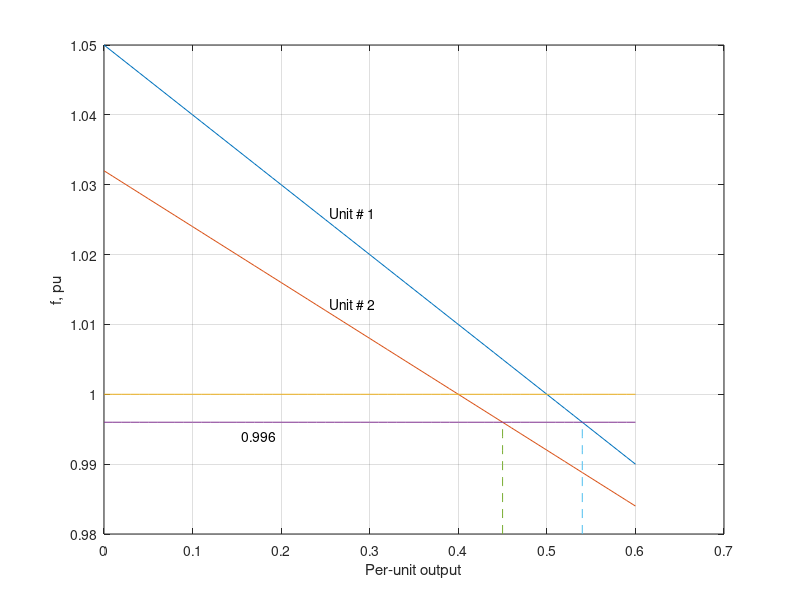

Write the MATLAB code that produced this figure.
SB=1000;
f0=60; P01=500/SB; P02=400/SB;
R1 = SB/600*0.06;
R2 = SB/500*0.04;
DPL= 90/SB;
disp('(a) D = 0')
Dw = -DPL/(1/R1+1/R2)
Df = Dw*f0, f=f0+Df
DP1=-Dw/R1;
DP2=-Dw/R2;
P1=(P01+DP1)*SB
P2=(P02+DP2)*SB
disp('Graphical demonstration')
%P=0.2:0.01:0.6;
P=0:0.01:0.6;

f1=-0.10*P+1.050;
f2=-0.08*P+1.032;
f0g=ones(1, length(P));
fg =0.996*ones(1, length(P));
y=0.98:.001:0.996;
P1g=0.45*ones(1, length(y));
P2g=0.54*ones(1, length(y));
plot(P, f1, P, f2, P, f0g, P, fg, P1g, y,'--', P2g, y,'--'), grid
xlabel('Per-unit output'), ylabel('f, pu')
text(0.255, 1.026,'Unit # 1')
text(0.255, 1.013,'Unit # 2')
text(0.155, 0.994,'0.996')
disp('(b) D= 1.5')
D=1.5;
Dw = -DPL/(1/R1+1/R2+D)
Df = Dw*f0, f=f0+Df
DP1=-Dw/R1;
DP2=-Dw/R2;
disp('New generation')
P1=(P01+DP1)*SB
P2=(P02+DP2)*SB
disp('Change in load due to frequency drop')
DPL=(DP1+DP2)*SB - 90
